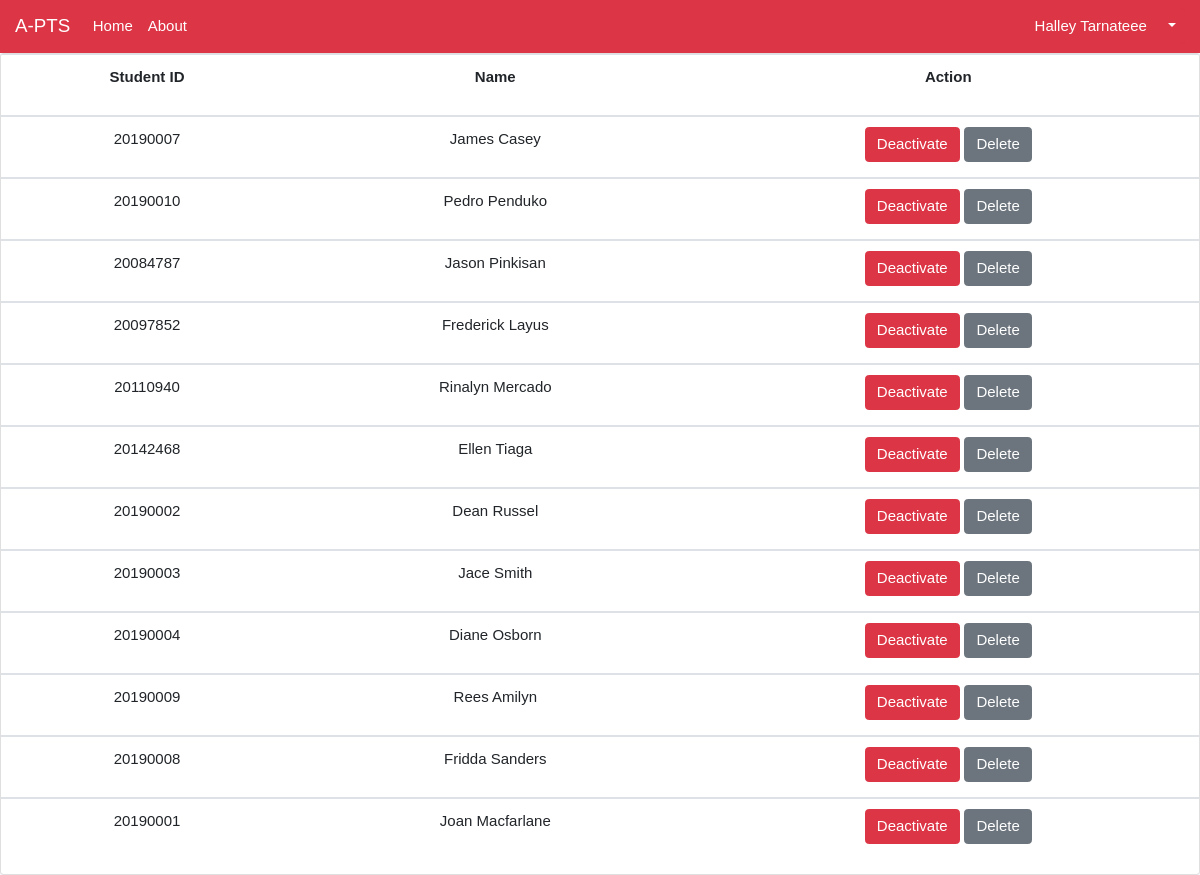
The app's page /admin/viewtutees_active.php (signed in) with its own data.
### tables this page shows
CREATE TABLE `accounts` (
  `acctId` int(11) NOT NULL,
  `userId` int(50) NOT NULL,
  `fname` varchar(50) NOT NULL,
  `mname` varchar(50) NOT NULL,
  `lname` varchar(50) NOT NULL,
  `contact` varchar(50) NOT NULL,
  `usertype` varchar(100) NOT NULL DEFAULT 'Student',
  `status` varchar(30) NOT NULL DEFAULT 'Active',
  `password` varchar(150) NOT NULL,
  `email` varchar(150) NOT NULL,
  `lastLogin` date DEFAULT NULL,
  `expDate` date NOT NULL,
  `firstLogin` tinyint(1) NOT NULL
);

### classes/account.php (called while the page is built, shortened)
<?php
class Account{
	public $userId;
	private $conn;
	function __construct($db){
		$this->conn = $db;
	}
	function readOneAccount(){
		$query = "SELECT * FROM accounts WHERE userId=?";
		$stmt = $this->conn->prepare($query);
		$stmt->bindparam(1, $this->userId);
		$stmt->execute();
		$row = $stmt->fetch(PDO::FETCH_ASSOC);
		$this->fname = $row['fname'];
		$this->lname = $row['lname'];
	}
	function viewTutees(){
		$query = "SELECT * FROM accounts WHERE usertype='Student' AND status='Active'";
		$stmt = $this->conn->prepare($query);
		$stmt->execute();
		return $stmt;
	}
}

### admin/viewtutees_active.php (the view, shortened to what this page needs)
<?php
include_once 'headeradmin.php';
include_once '../classes/account.php';
$database = new Database();
$db = $database->getConnection();
$account = new Account($db);
$stmt = $account->viewTutees();
echo"
  <body>
   <div class='card' style='max-width: 100%; margin:0; margin-bottom: 15px;'>
<form method='POST'>
	  						<table class='table table-hover'>
								 <thead>
								 	<tr>
								 		<th scope='col'><p class='text-center'>Student ID</p></th>
								 		<th scope='col'><p class='text-center'>Name</p></th>
								 		<th scope='col'><p class='text-center'>Action</p></th>
								 	</tr>
								 </thead>
								<tbody>";
									if(isset($_POST['search'])){
								  	if($account->searchTuteesAct($_POST['search'])->rowCount()>0){
  									$srch = $account->searchTuteesAct($_POST['search']);
  									while($row=$srch->fetch(PDO::FETCH_ASSOC)){
    								extract($row);
								    echo"
									<tr onclick=\"window.location='viewoneaccount.php?userId={$userId}&loc=1';\">
									<td><p class='text-center'>{$userId}</p></td>
									<td><p class='text-center'>{$fname} {$lname}</p></td>
									<td style='padding: 5px 0;' >
										<div class='text-center' style='margin:0; padding: 5px 0;'>";
											echo "<a href='changestat.php?status={$status}&userId={$userId}' class='btn btn-danger'>Deactivate</a>";
											echo " <a href='deleteaccount.php?userId={$userId}&loc=1' class='btn btn-secondary' onclick='event.stopPropagation(); return confirm(\"Are you sure?\\nIf this student is a tutor, he/she will be removed from that list as well.\"); '>Delete</a>
										</div>
									</td>
									</tr>";
  }
}								elseif($account->searchTuteesAct($_POST['search'])->rowCount()<1){
									echo
										"
										<tr>
											<td class='text-center' colspan='3'>Nothing to show.</td>
										</tr>
										";
}}
								elseif(($stmt->rowCount())>0){
  									while ($row = $stmt->fetch(PDO::FETCH_ASSOC)){
									extract($row);
									echo"
									<tr onclick=\"window.location='viewoneaccount.php?userId={$userId}&loc=1';\">
									<td><p class='text-center'>{$userId}</p></td>
									<td><p class='text-center'>{$fname} {$lname}</p></td>
									<td style='padding: 5px 0;' >
										<div class='text-center' style='margin:0; padding: 5px 0;'>";
											echo "<a href='changestat.php?status={$status}&userId={$userId}' class='btn btn-danger'>Deactivate</a>";
											echo " <a href='deleteaccount.php?userId={$userId}&loc=1' class='btn btn-secondary' onclick='event.stopPropagation(); return confirm(\"Are you sure?\\nIf this student is a tutor, he/she will be removed from that list as well.\"); '>Delete</a>
										</div>
									</td>
									</tr>
									</tbody>
									";
									}
									}
								echo"
								</table>
  </div>
</body>";
?>

### admin/headeradmin.php (shortened to what this page needs)
<?php
include_once '../classes/account.php';
$userId = $_SESSION['userId'];
$database = new Database();
$db = $database->getConnection();
$account = new Account($db);
$account->userId = $userId;
$account->readoneaccount();
$name = $account->fname." ".$account->lname;
?>
<!doctype html>
<html lang="en">
  <head>
    <link rel="stylesheet" href="../assets/bootstrap/4.1.3/css/bootstrap.min.css">
    <link rel="stylesheet" href="../assets/bootstrap/4.1.3/css/one.css">
    <link rel="stylesheet" href="../assets/bootstrap/4.1.3/css/two.css">
    <link rel="stylesheet" type="text/css" href="../assets/css/apts.css">
  </head>
<nav class="navbar navbar-expand-lg navbar-dark bg-danger">
  <a class="navbar-brand" href="#">A-PTS</a>
  <div class="collapse navbar-collapse" id="navbarSupportedContent">
    <ul class="navbar-nav mr-auto">
     <li class="nav-item active">
        <a class="nav-link" href="homeadmin.php">Home</a>
      </li>
      <li class="nav-item active">
        <a class="nav-link" href="#">About</a>
      </li>
    </ul>
    <ul class="nav justify-content-end">
<div class="btn-group">
  <button type="button" class="btn btn-danger"><?php echo $name ?></button>
  <button type="button" class="btn btn-danger dropdown-toggle dropdown-toggle-split" data-toggle="dropdown" aria-haspopup="true" aria-expanded="false">
  </button>
</div>
</div>
</nav>
  </body>
</html>

### assets/css/apts.css (style rules this page uses)
body { background-color: ghostwhite; }

### admin/headeradmin.php (style rules this page uses)
body, html { height: 100%; font-family: "Helvetica", sans-serif; background-color: ghostwhite; }

### records on screen
accounts: name "Halley Tarnateee"
accounts: userId "20190007", fname "James", lname "Casey"
accounts: userId "20190010", fname "Pedro", lname "Penduko"
accounts: userId "20084787", fname "Jason", lname "Pinkisan"
accounts: userId "20097852", fname "Frederick", lname "Layus"
accounts: userId "20110940", fname "Rinalyn", lname "Mercado"
accounts: userId "20142468", fname "Ellen", lname "Tiaga"
accounts: userId "20190002", fname "Dean", lname "Russel"
accounts: userId "20190003", fname "Jace", lname "Smith"
accounts: userId "20190004", fname "Diane", lname "Osborn"
accounts: userId "20190009", fname "Rees", lname "Amilyn"
accounts: userId "20190008", fname "Fridda", lname "Sanders"
accounts: userId "20190001", fname "Joan", lname "Macfarlane"
